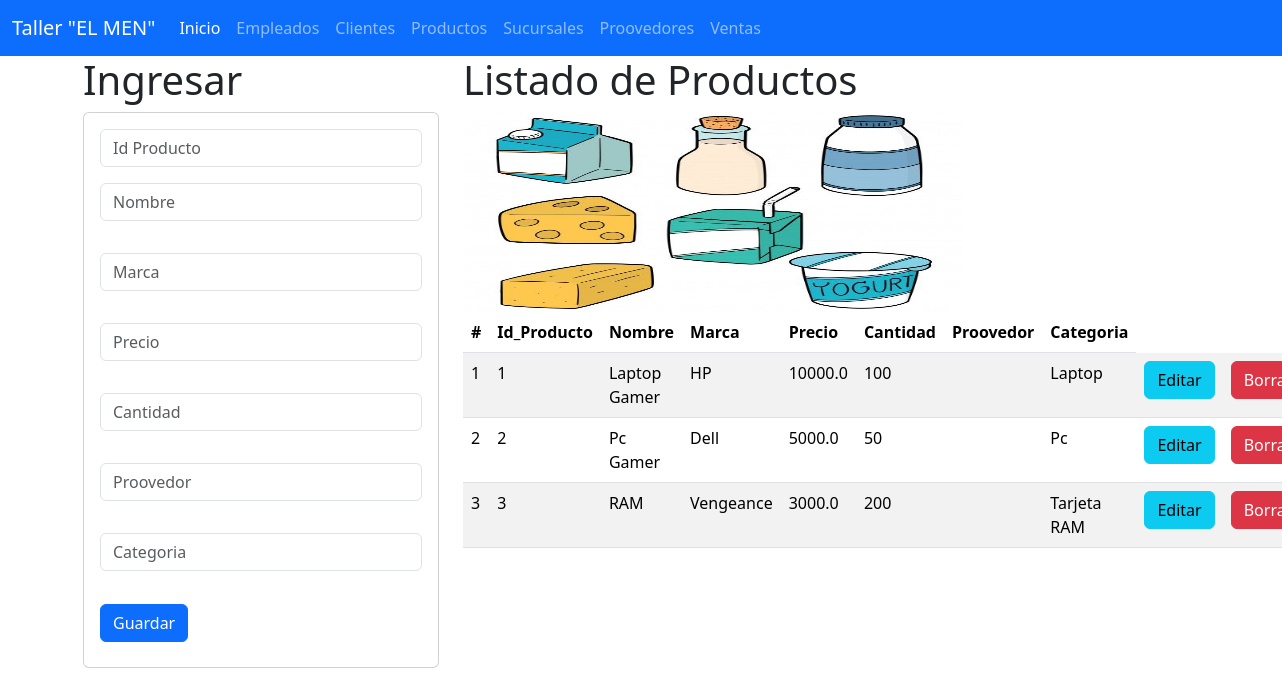
The page /productos on the database its author committed.
### Productos_app/models.py (models this page shows, shortened)
class Producto(models.Model):
    Id_Producto = models.PositiveIntegerField(primary_key=True)
    nombre = models.CharField(max_length=100)
    marca = models.CharField(max_length=50)
    precio = models.FloatField()
    cantidad = models.IntegerField()
    proovedor = models.CharField(max_length=50)
    categoria = models.CharField(max_length=100)
    class Meta:
        db_table =  "Productos"
        verbose_name = "Producto"
        verbose_name_plural = "Productos"

### Productos_app/views.py (the view)
# urls.py: path('productos', views.inicio_vistaProducto, name='productos'),
def inicio_vistaProducto(request):
    losproductos=Producto.objects.all()
    return render(request, 'gestionarProducto.html', {'productos': losproductos})

### Productos_app/templates/gestionarProducto.html (shortened to what this page needs)
{% extends "base.html" %}
{% block cuerpo %}
{% load static %}
<div class="row">
<div class="col-sm-12 col-md-4 col-lg-4 col-xl-4">
<h1> Ingresar <h1>
  <div class="card">
    <div class="card-body">
      <form action="registrarProducto/" method="POST">{% csrf_token %}
        <div class="form-group">
          <input type="text" id="txtid" name="txtid" class='form-control' placeholder="Id Producto" minlength="1" maxlength="100" required>
        </div>
        <div class="form-group py-3">
          <input type="text" id="txtnombre" name="txtnombre"  class='form-control' placeholder="Nombre" maxlength="100" required>
        </div>
        <div class="form-group py-3">
          <input type="text" id="txtmarca" name="txtmarca"  class='form-control' placeholder="Marca" maxlength="100" required>
        </div>
        <div class="form-group py-3">
          <input type="text" id="txtprecio" name="txtprecio"  class='form-control' placeholder="Precio" maxlength="100" required>
        </div>
        <div class="form-group py-3">
          <input type="text" id="txtcantidad" name="txtcantidad"  class='form-control' placeholder="Cantidad" maxlength="100" required>
        </div>
        <div class="form-group py-3">
          <input type="text" id="txtproovedor" name="txtproovedor"  class='form-control' placeholder="Proovedor" maxlength="100" required>
        </div>
        <div class="form-group py-3">
          <input type="text" id="txtcategoria" name="txtcategoria"  class='form-control' placeholder="Categoria" maxlength="100" required>
        </div>
        <div class="form-group py-2">
          <button type="submit" class="btn btn-primary">Guardar</button>
        </div>
      </form>
    </div>
  </div>
</div>
<div class="col-sm-12 col-md-8 col-lg-8 col-xl-8">
  <h1> Listado de Productos </h1>
  <img class="w-59" src="{% static '/img/Productos.jpg' %}" alt="nava" width="500" height="200">
  <table class="table table-striped">
    <thead>
      <tr>
        <th scope="col">#</th>
        <th scope="col">Id_Producto</th>
        <th scope="col">Nombre</th>
        <th scope="col">Marca</th>
        <th scope="col">Precio</th>
        <th scope="col">Cantidad</th>
        <th scope="col">Proovedor</th>
        <th scope="col">Categoria</th>
      </tr>
    </thead>
    <tbody>
    {% for m in productos %}
<tr>
  <td> {{forloop.counter}}</td>
  <td> {{m.Id_Producto}}</td>
  <td> {{m.nombre}}</td>
  <td> {{m.marca}}</td>
  <td> {{m.precio}}</td>
  <td> {{m.cantidad}}</td>
  <td> {{m.proovedor}}</td>
  <td> {{m.categoria}}</td>
  <td><a href="seleccionarProducto/{{m.Id_Producto}}" class="btn btn-info">Editar</a></td>
  <td><a href="borrarProducto/{{m.Id_Producto}}" class="btn btn-danger">Borrar</a></td>
</tr>
    {% endfor %}
    {% endblock %}

### rows shown on the page
Producto: Id_Producto "1", nombre "Laptop Gamer", marca "HP", precio "10000.0", cantidad "100", categoria "Laptop"
Producto: Id_Producto "2", nombre "Pc Gamer", marca "Dell", precio "5000.0", cantidad "50", categoria "Pc"
Producto: Id_Producto "3", nombre "RAM", marca "Vengeance", precio "3000.0", cantidad "200", categoria "Tarjeta RAM"
